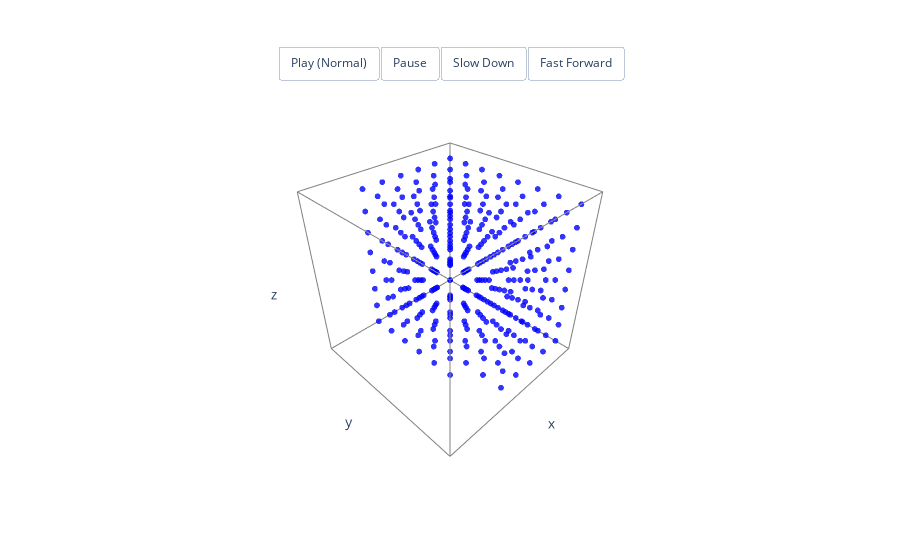
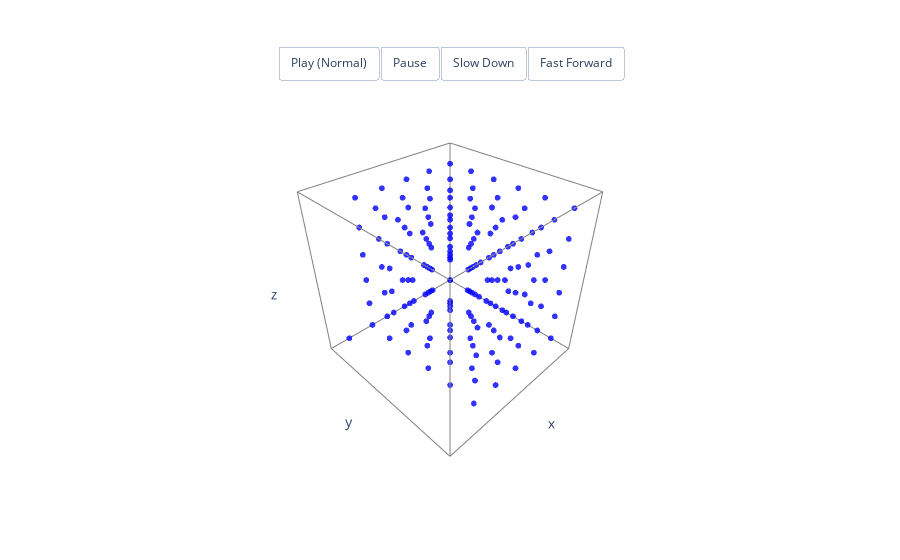
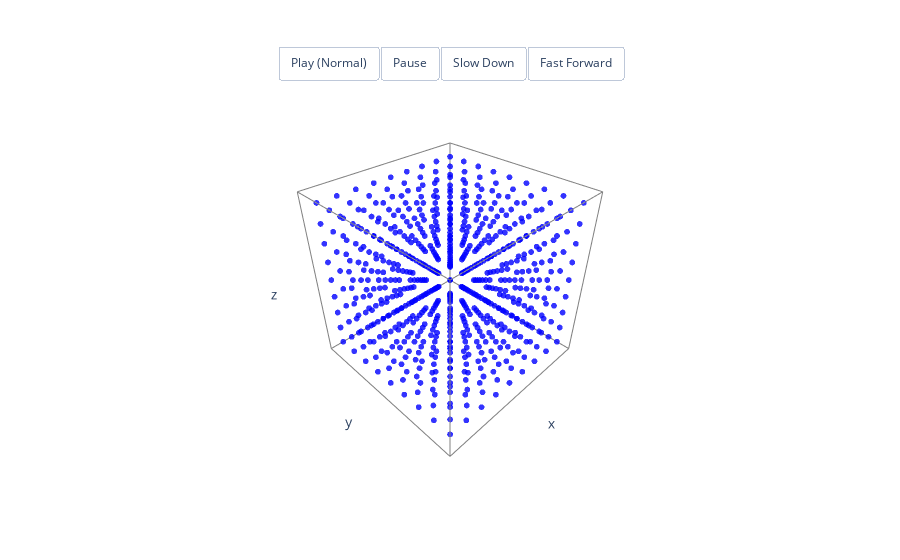

Write notebook code for charts like these, in order.
### Markdown cell above
# Part 1: Development of MD solver
## 1 Setting up a system
### 1.1 Initial configuration
#### 1.1.1 Particle Initialization and RDF Analysis

In the first stage of development, you will set up a system comprising a simulation box of size $L$ in $n$ dimensions and fill it with particles at a specified density. You could, for example, use a Monte Carlo approach of randomly inserting particles without creating overlap (or eliminating overlap using MC translation moves) until the desired density is achieved.

Here, you will define a simulation box of size $L$ and fill it with $N$ methane particles on a lattice with a specified spacing to achieve the desired density. A 2D version is presented below called `initGrid()`. Modify this version to support particle assignment on a lattice in **1D**, **2D**, and **3D**. Plot the rdf using `rdf` function in `assignment2.py`.

---

#### 1.1.2 Simulation Task

Create a simulation box with dimensions:

- $L_x = L_y = L_z = 30$ Å

Fill this box with methane particles at the following densities:

- $\rho = 358.4$ kg/m³
- $0.5\rho$
- $2\rho$

For each system:

1. **Calculate the RDF** (radial distribution function)
2. **Plot all RDFs in a single figure**, and discuss the differences.
3. **Present VMD/Jupyter snapshots** for each system.

---

#### Hint
You need to calculate the number of particles by converting the target density to units of g/(mol·Å³), then round to the nearest integer to determine how many methane particles fit in the box. 

Make sure unit conversions are accurate and that the system remains physically reasonable (i.e., no overlapping particles).

### Code cell
def initGrid(L, nPart, dim):
    '''
    function to determine particle positions and box size for a specified number of particles and density

    Start at the empty array coords in which we will place the coordinates of the particles.
    Create an additional variable called L which shall give the box dimension (float).
    Make sure to shift the coordinates to have (0,0,0) as the center of the box.

    Fill the box with particles without overlap and correct density

    You can check the positioning of particles using a scatter plot
    import matplotlib.pyplot as plt
    plt.figure()
    plt.scatter(x, y)
    plt.show()

    :param L: box dimension
    :param rho: density of particles [number per unit length]

    :return: coordinates centered around origin
    :return: box size
    '''
    if dim == 1:
        # 1D case
        n_axis = nPart
        spac   = L / n_axis

        coords = np.zeros((nPart, 1))
        for i in range(nPart):
            coords[i, 0] = i * spac

        # centering part by substracting half extent to the coordinates
        half_extent = (n_axis - 1) / 2 * spac
        coords_centered = coords - half_extent
        return coords_centered, L

    elif dim == 2:
        #2D case
        n_axis = int(math.ceil(nPart**(1/2))) 
        spac   = L / n_axis
        coords = np.zeros((nPart, 2))
        count  = 0

        for i in range(n_axis):
            for j in range(n_axis):
                if count >= nPart:
                    break
                coords[count, 0] = i * spac
                coords[count, 1] = j * spac
                count += 1
            if count >= nPart:
                break

        
        half_extent = (n_axis - 1) / 2 * spac
        coords_centered = coords - half_extent
        return coords_centered, L

    elif dim == 3:
        # In 3D
        n_axis = int(math.ceil(nPart**(1/3)))
        spac   = L / n_axis
        coords = np.zeros((nPart, 3))
        count  = 0

        for i in range(n_axis):
            for j in range(n_axis):
                for k in range(n_axis):
                    if count >= nPart:
                        break
                    coords[count, 0] = i * spac
                    coords[count, 1] = j * spac
                    coords[count, 2] = k * spac
                    count += 1
                if count >= nPart:
                    break
            if count >= nPart:
                break

        
        half_extent = (n_axis - 1) / 2 * spac #center by subtracting half extent to te coordinates
        coords_centered = coords - half_extent
        return coords_centered, L

    else:
        raise ValueError("dim must be 1, 2, or 3.")

M = 0.01604 # in kg/mol
NA = sc.Avogadro # in mol^-1
rho1 = 358.4 # in kg/m^3
rho2 = rho1/2
rho3 = rho1*2
L = 30  # in angstrom
L_meter = L *1e-10  # in meters
nPart = int((rho1* L_meter**3) /(M/NA))
nPart2 = int((rho2* L_meter**3) /(M/NA))
nPart3 = int((rho3* L_meter**3) /(M/NA))

position1, L1 = initGrid(30, nPart, dim=3)
position2, L2 = initGrid(30, nPart2, dim=3)
position3, L3 = initGrid(30, nPart3, dim=3)
L1_box = np.array([L1, L1, L1]) #creates the box size for the first set of particles
L2_box = np.array([L2, L2, L2]) #creates the box size for the second set of particles
L3_box = np.array([L3, L3, L3]) #creates the box size for the third set of particles

# Calculate the radial distribution function for each set of particles
rdf_1, g_1 = rdf(position1, L1_box)
rdf_2, g_2 = rdf(position2, L2_box)
rdf_3, g_3 = rdf(position3, L3_box)


box_3D = np.array([[-L1/2, L1/2], [-L1/2, L1/2], [-L1/2, L1/2]]) #create a box for 3D visualization


trajectory = np.array([position1])


view_trajectory(trajectory, box_3D)




trajectory2 = np.array([position2])


view_trajectory(trajectory2, box_3D)

trajectory3 = np.array([position3])


view_trajectory(trajectory3, box_3D)

### Figure 1 — Plotly figure (JSON) as saved in the notebook; plotly's stock layout.template omitted (floating-point values rounded to 4 significant figures; data arrays with more than 128 entries replaced by an {"elided": "..."} marker saying what was removed)
{"data": [{"marker": {"color": "blue", "opacity": 0.8, "size": 2}, "mode": "markers", "showlegend": false, "type": "scatter3d", "x": {"elided": "363 float values"}, "y": {"elided": "363 float values"}, "z": {"elided": "363 float values"}}, {"line": {"color": "gray", "width": 2}, "mode": "lines", "showlegend": false, "type": "scatter3d", "x": [-15, 15, null, 15, 15, null, 15, -15, null, -15, -15, null, -15, 15, null, 15, 15, null, 15, -15, null, -15, -15, null, -15, -15, null, 15, 15, null, 15, 15, null, -15, -15, null], "y": [-15, -15, null, -15, 15, null, 15, 15, null, 15, -15, null, -15, -15, null, -15, 15, null, 15, 15, null, 15, -15, null, -15, -15, null, -15, -15, null, 15, 15, null, 15, 15, null], "z": [-15, -15, null, -15, -15, null, -15, -15, null, -15, -15, null, 15, 15, null, 15, 15, null, 15, 15, null, 15, 15, null, -15, 15, null, -15, 15, null, -15, 15, null, -15, 15, null]}], "layout": {"margin": {"b": 100, "l": 0, "r": 0, "t": 100}, "scene": {"xaxis": {"showbackground": false, "showgrid": false, "showticklabels": false, "zeroline": false}, "yaxis": {"showbackground": false, "showgrid": false, "showticklabels": false, "zeroline": false}, "zaxis": {"showbackground": false, "showgrid": false, "showticklabels": false, "zeroline": false}}, "sliders": [{"currentvalue": {"font": {"size": 12}, "prefix": "Frame: "}, "len": 0.8, "steps": [{"args": [["Normal_frame0"], {"frame": {"duration": 0, "redraw": true}, "mode": "immediate"}], "label": "0", "method": "animate"}], "x": 0.1, "xanchor": "left", "y": -0.1, "yanchor": "top"}], "updatemenus": [{"buttons": [{"args": [["Normal_frame0"], {"frame": {"duration": 100, "redraw": true}, "mode": "immediate"}], "label": "Play (Normal)", "method": "animate"}, {"args": [[null], {"frame": {"duration": 0, "redraw": false}, "mode": "immediate"}], "label": "Pause", "method": "animate"}, {"args": [["Slow_frame0"], {"frame": {"duration": 200, "redraw": true}, "mode": "immediate"}], "label": "Slow Down", "method": "animate"}, {"args": [["Fast_frame0"], {"frame": {"duration": 30, "redraw": true}, "mode": "immediate"}], "label": "Fast Forward", "method": "animate"}], "direction": "left", "showactive": false, "type": "buttons", "x": 0.5, "xanchor": "center", "y": 1.15, "yanchor": "top"}]}}

### Figure 2 — Plotly figure (JSON) as saved in the notebook; plotly's stock layout.template omitted (floating-point values rounded to 4 significant figures; data arrays with more than 128 entries replaced by an {"elided": "..."} marker saying what was removed)
{"data": [{"marker": {"color": "blue", "opacity": 0.8, "size": 2}, "mode": "markers", "showlegend": false, "type": "scatter3d", "x": {"elided": "181 float values"}, "y": {"elided": "181 float values"}, "z": {"elided": "181 float values"}}, {"line": {"color": "gray", "width": 2}, "mode": "lines", "showlegend": false, "type": "scatter3d", "x": [-15, 15, null, 15, 15, null, 15, -15, null, -15, -15, null, -15, 15, null, 15, 15, null, 15, -15, null, -15, -15, null, -15, -15, null, 15, 15, null, 15, 15, null, -15, -15, null], "y": [-15, -15, null, -15, 15, null, 15, 15, null, 15, -15, null, -15, -15, null, -15, 15, null, 15, 15, null, 15, -15, null, -15, -15, null, -15, -15, null, 15, 15, null, 15, 15, null], "z": [-15, -15, null, -15, -15, null, -15, -15, null, -15, -15, null, 15, 15, null, 15, 15, null, 15, 15, null, 15, 15, null, -15, 15, null, -15, 15, null, -15, 15, null, -15, 15, null]}], "layout": {"margin": {"b": 100, "l": 0, "r": 0, "t": 100}, "scene": {"xaxis": {"showbackground": false, "showgrid": false, "showticklabels": false, "zeroline": false}, "yaxis": {"showbackground": false, "showgrid": false, "showticklabels": false, "zeroline": false}, "zaxis": {"showbackground": false, "showgrid": false, "showticklabels": false, "zeroline": false}}, "sliders": [{"currentvalue": {"font": {"size": 12}, "prefix": "Frame: "}, "len": 0.8, "steps": [{"args": [["Normal_frame0"], {"frame": {"duration": 0, "redraw": true}, "mode": "immediate"}], "label": "0", "method": "animate"}], "x": 0.1, "xanchor": "left", "y": -0.1, "yanchor": "top"}], "updatemenus": [{"buttons": [{"args": [["Normal_frame0"], {"frame": {"duration": 100, "redraw": true}, "mode": "immediate"}], "label": "Play (Normal)", "method": "animate"}, {"args": [[null], {"frame": {"duration": 0, "redraw": false}, "mode": "immediate"}], "label": "Pause", "method": "animate"}, {"args": [["Slow_frame0"], {"frame": {"duration": 200, "redraw": true}, "mode": "immediate"}], "label": "Slow Down", "method": "animate"}, {"args": [["Fast_frame0"], {"frame": {"duration": 30, "redraw": true}, "mode": "immediate"}], "label": "Fast Forward", "method": "animate"}], "direction": "left", "showactive": false, "type": "buttons", "x": 0.5, "xanchor": "center", "y": 1.15, "yanchor": "top"}]}}

### Figure 3 — Plotly figure (JSON) as saved in the notebook; plotly's stock layout.template omitted (floating-point values rounded to 4 significant figures; data arrays with more than 128 entries replaced by an {"elided": "..."} marker saying what was removed)
{"data": [{"marker": {"color": "blue", "opacity": 0.8, "size": 2}, "mode": "markers", "showlegend": false, "type": "scatter3d", "x": {"elided": "726 float values"}, "y": {"elided": "726 float values"}, "z": {"elided": "726 float values"}}, {"line": {"color": "gray", "width": 2}, "mode": "lines", "showlegend": false, "type": "scatter3d", "x": [-15, 15, null, 15, 15, null, 15, -15, null, -15, -15, null, -15, 15, null, 15, 15, null, 15, -15, null, -15, -15, null, -15, -15, null, 15, 15, null, 15, 15, null, -15, -15, null], "y": [-15, -15, null, -15, 15, null, 15, 15, null, 15, -15, null, -15, -15, null, -15, 15, null, 15, 15, null, 15, -15, null, -15, -15, null, -15, -15, null, 15, 15, null, 15, 15, null], "z": [-15, -15, null, -15, -15, null, -15, -15, null, -15, -15, null, 15, 15, null, 15, 15, null, 15, 15, null, 15, 15, null, -15, 15, null, -15, 15, null, -15, 15, null, -15, 15, null]}], "layout": {"margin": {"b": 100, "l": 0, "r": 0, "t": 100}, "scene": {"xaxis": {"showbackground": false, "showgrid": false, "showticklabels": false, "zeroline": false}, "yaxis": {"showbackground": false, "showgrid": false, "showticklabels": false, "zeroline": false}, "zaxis": {"showbackground": false, "showgrid": false, "showticklabels": false, "zeroline": false}}, "sliders": [{"currentvalue": {"font": {"size": 12}, "prefix": "Frame: "}, "len": 0.8, "steps": [{"args": [["Normal_frame0"], {"frame": {"duration": 0, "redraw": true}, "mode": "immediate"}], "label": "0", "method": "animate"}], "x": 0.1, "xanchor": "left", "y": -0.1, "yanchor": "top"}], "updatemenus": [{"buttons": [{"args": [["Normal_frame0"], {"frame": {"duration": 100, "redraw": true}, "mode": "immediate"}], "label": "Play (Normal)", "method": "animate"}, {"args": [[null], {"frame": {"duration": 0, "redraw": false}, "mode": "immediate"}], "label": "Pause", "method": "animate"}, {"args": [["Slow_frame0"], {"frame": {"duration": 200, "redraw": true}, "mode": "immediate"}], "label": "Slow Down", "method": "animate"}, {"args": [["Fast_frame0"], {"frame": {"duration": 30, "redraw": true}, "mode": "immediate"}], "label": "Fast Forward", "method": "animate"}], "direction": "left", "showactive": false, "type": "buttons", "x": 0.5, "xanchor": "center", "y": 1.15, "yanchor": "top"}]}}
